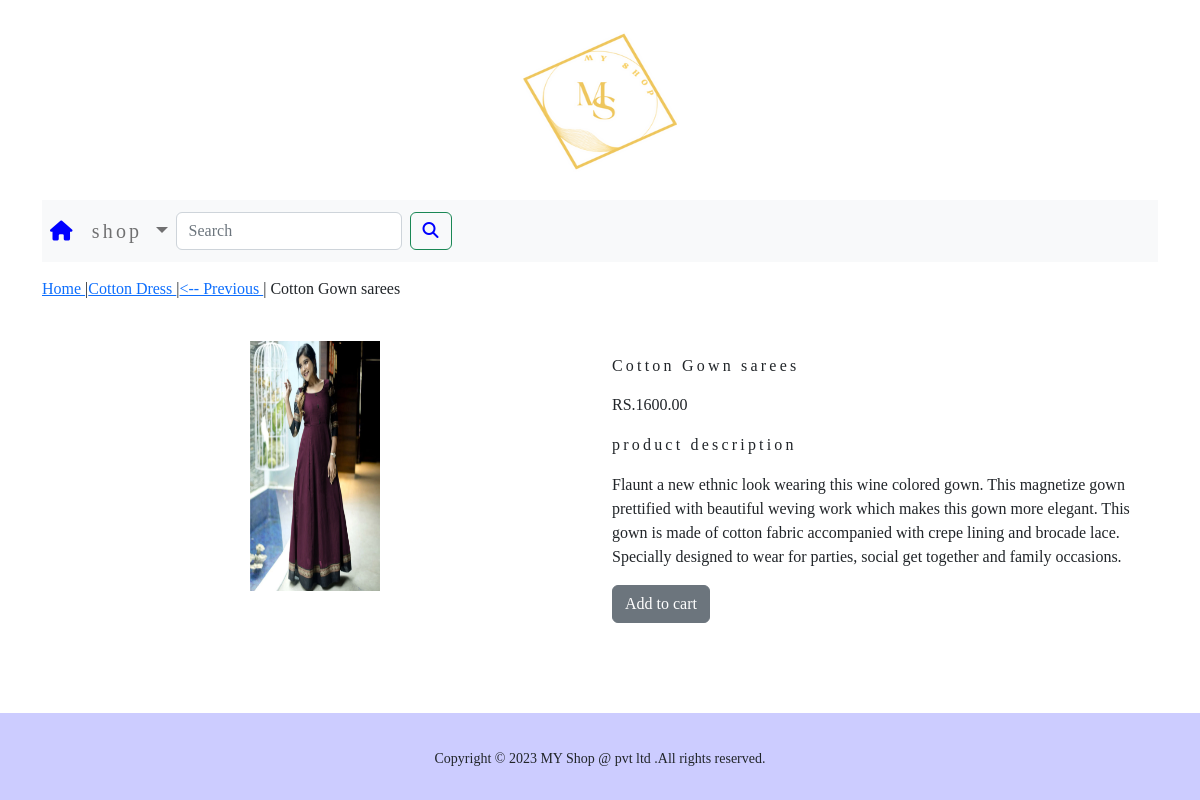
/shopp/cotton-dress/cotton-gown-sarees/, run on the app's committed database.
### shopp/models.py (models this page shows, shortened)
class Product(models.Model):
    name=models.CharField(max_length=250,unique=True)
    slug=models.SlugField(max_length=250,unique=True)
    description=models.TextField(blank=True)
    price=models.DecimalField(max_digits=10,decimal_places=2)
    category=models.ForeignKey(Category,on_delete=models.CASCADE)
    image=models.ImageField(upload_to='product',blank=True)
    stock=models.IntegerField()
    available=models.BooleanField(default=True)
    created=models.DateTimeField(auto_now_add=True)
    updated=models.DateTimeField(auto_now=True)
    class Meta:
        ordering=('name',)
        verbose_name='product'
        verbose_name_plural='products'

class Category(models.Model):
    name=models.CharField(max_length=250,unique=True)
    slug=models.SlugField(max_length=250,unique=True)
    description=models.TextField(blank=True)
    image=models.ImageField(upload_to='category',blank=True)
    class Meta:
        ordering=('name',)
        verbose_name= 'category'
        verbose_name_plural= 'categories'
    def get_url(self):
        return reverse('shopp:products_by_category',args=[self.slug])
    def __str__(self):
        return '{}'.format(self.name)

### shopp/views.py (the view)
# urls.py: path('<slug:c_slug>/<slug:product_slug>/',views.ProDetail,name='ProdCatDetail'),
def ProDetail(request,c_slug,product_slug):
   try:
      products=Product.objects.get(category__slug=c_slug,slug=product_slug)
   except Exception as e:
      raise e
   return render(request,"product.html",{'product':products})

### cart/context_processors.py (called while the page is built)
def counter(request):
    item_count = 0
    if 'admin' in request.path:
        return {}
    else:
        try:
            cart = Cart.objects.filter(cart_id=_cart_id(request))
            cart_items = Cartitems.objects.all().filter(cart=cart[:1])
            for cart_item in cart_items:
                item_count += cart_item.quantity
        except Cart.DoesNotExist:
            item_count = 0
        return dict(item_count=item_count)

### cart/views.py (called while the page is built)
def _cart_id(request):
    cart = request.session.session_key
    if not cart:
        cart = request.session.create()
    return cart

### shopp/context_processors.py (called while the page is built)
def menu_links(request):
    links=Category.objects.all()
    return dict(links=links)

### templates/product.html (shortened to what this page needs)
{% extends 'base.html' %}
{% load static %}
{% block content %}
<div class="row my_prod_row_class">
    <div class="mx_auto">
        <p><a href="{% url 'shopp:allproductCat' %}"> Home </a>  |<a href="{{product.category.get_url}}">{{product.category}} </a>|<a href="{% url 'shopp:allproductCat' %}"><-- Previous </a> | {{product.name}}</p>
    </div>
<div class="container">
<br>
    <div class="row">
        <div class="col-12 col-sm-12 col-md-12 col-lg-6 text-center">
            <div style="min-width:18rem">
                <img src="{{product.image.url}}" alt="{{product.name}}" width="130px" height="250px">
            </div>
        </div>
        <div class="col-12 col-sm-12 col-md-12 col-lg-6">
             <div>
        <h1 class="my_prod_title">{{product.name}}</h1>
        <p>RS.{{product.price}}</p>
        <p class="my_title">product description</p>
        <p class="text-justify my_prod_text">{{product.description}}</p>
        {% if product.stock <= 0 %}
            <p class="text-justify my_prod_text"><b>Out of Stock</b></p>
        {% else %}
            <a class="btn btn-secondary" href="{% url 'cart:add_cart' product.id %}">Add to cart</a>
        {% endif %}
    </div>
    </div>
</div>
</div>
</div>
{% endblock %}

### static/css/custom.css (style rules this page uses)
body { position:relative; margin:0; min-height:100vh; padding-bottom:6.74rem; display:flex; flex-direction:column; box-sizing:inherit; }
.my_title { font-size:16px; text_transform:uppercase; letter-spacing: .2em; }
.my_prod_row_class { padding-top:15px; padding-bottom:20px; }
.my_prod_title { font-size:16px; text_transform:uppercase; letter-spacing:.2em; padding-top:15px; padding-bottom:10px; }
.my_prod_text { padding-right:20px; }

### data on the page
Product: category "Cotton Dress", name "Cotton Gown sarees", image (picture), price "1600.00", description "Flaunt a new ethnic look wearing this wine colored gown. This magnetize gown prettified with beautiful weving work which makes this gown more elegant. This gown is made of cotton fabric accompanied with crepe lining and brocade lace. Specially designed to wear for parties, social get together and family occasions."
